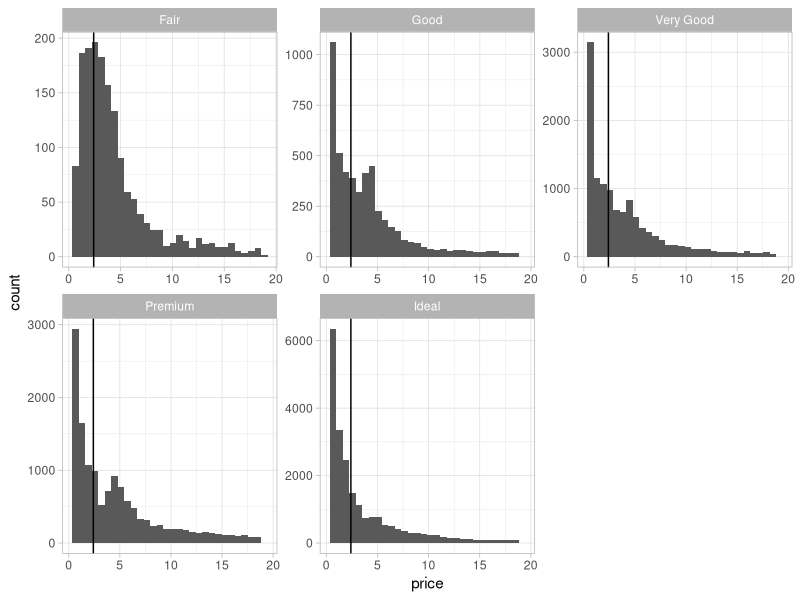

Write the R code that produced this figure.
## ---- chunk 1
knitr::opts_chunk$set(fig.pos = 'H',
                      fig.asp = 0.618,
                      fig.width = 5,
                      fig.cap = "", 
                      fig.path = "",
                      dpi = 96,
                      message = FALSE,
                      echo = FALSE)
## ---- chunk 2
data(diamonds, package = "ggplot2")
library(tidyverse)

diamonds %>% 
  drop_na(cut, price) %>% 
  mutate(price = price/1000 %>% round) %>% 
  
  ggplot() +
  aes(x = price) +
  geom_histogram()  +
  geom_vline(aes(xintercept = median(price))) +
  theme_light() +
  facet_wrap( ~ cut, scales = "free")
